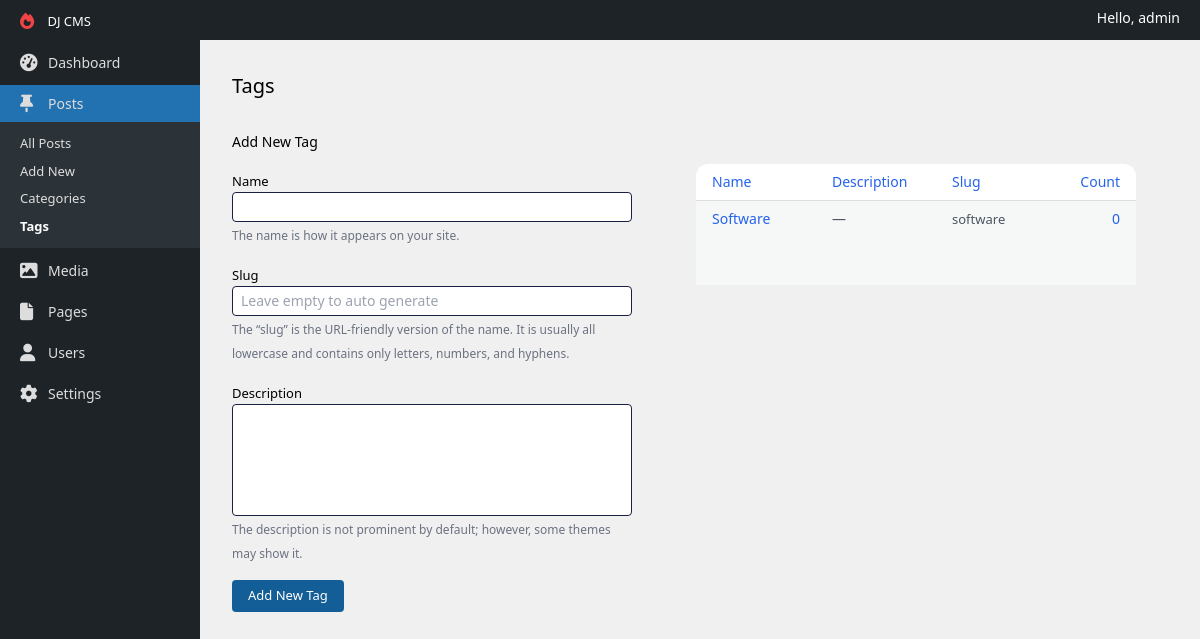
The app's page /tags/ (signed in), older data.
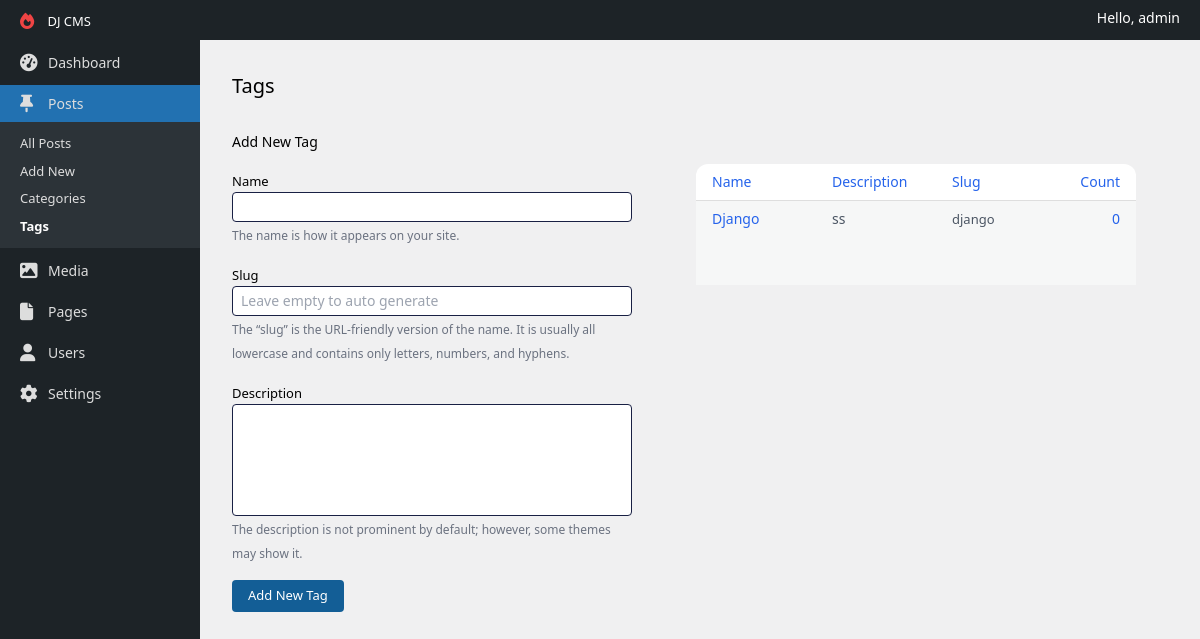
The same page, newer data.
### apps/content/models.py (models this page shows, shortened)
class Tag(models.Model):
    name = models.CharField(max_length=200)
    slug = models.SlugField(blank=True)
    description = models.TextField(null=True, blank=True)

### apps/dashboard/views.py (the view)
# urls.py: path('tags/', TagsView.as_view(), name='tags'),
class TagsView(AbstractGroupView):
    template_name = 'tags.html'
    form_class = TagForm
    form_success_redirect_url = reverse_lazy('tags')
    model_class = Tag

### apps/dashboard/forms.py
class TagForm(forms.ModelForm):
    class Meta:
        model = Tag
        fields = '__all__'

### apps/dashboard/permissions.py (called while the page is built)
    def allow_superuser(self) -> bool:
        return True

    def _has_permission(self, request: HttpRequest) -> bool:
        if self.allow_superuser() and request.user.is_superuser:
            return True
        return self.has_user_permission(request)

    def dispatch(self, request, *args, **kwargs):
        if not self._has_permission(request):
            return self.handle_no_permission()
        return super().dispatch(request, *args, **kwargs)

### apps/dashboard/templatetags/utils.py (called while the page is built)
@register.simple_tag(takes_context=True)
def should_expand_menu(context, menu_name) -> bool:
    reverse_url_name = context.request.resolver_match.url_name
    sub_menus = sidebar_menus.get(menu_name)
    if sub_menus:
        for sub_menu in sub_menus:
            if sub_menu == reverse_url_name:
                return True
    return False

@register.simple_tag(takes_context=True)
def current_url_name(context) -> bool:
    return context.request.resolver_match.url_name

### templates/tags.html (shortened to what this page needs)
{% extends 'layouts/default.html' %}
{% block content %}
    <div class="p-2 md:p-8">
        <h1 class="inline-block text-xl">Tags</h1>
        <div class="grid gap-8 lg:grid-cols-[400px_1fr] mt-8">
            <form method="POST">
                <h2 class="text-sm font-medium">Add New Tag</h2>
                <div class="mt-4">
                    {% include 'components/tag-form.html' %}
                    <div class="mt-4">
                        <button class="bg-[#135e96] text-white px-4 py-1.5 text-[13px] rounded">Add New Tag
                        </button>
                    </div>
                </div>
            </form>
            <div class="p-0 lg:p-8">
                <div class="bg-white rounded-xl">
                    <table class="w-full">
                        <thead class="border-b border-[#dfdfdf]">
                        <tr class="text-sm border-b border-[#dedede]">
                            <th class="font-normal text-blue-600 py-2 w-1/4 text-start px-4">Name</th>
                            <th class="font-normal text-blue-600 w-1/4 text-start px-4 hidden sm:table-cell">Description
                            </th>
                            <th class="font-normal text-blue-600 w-1/4 text-start px-4 hidden md:table-cell">Slug</th>
                            <th class="font-normal text-blue-600 py-2 w-1/6 text-end px-4 hidden lg:table-cell">Count
                            </th>
                        </tr>
                        </thead>
                        <tbody>
                        {% for tag in items %}
                            <tr class="group text-sm {% cycle 'odd:bg-[#f6f7f7]' 'even:bg-white' %}">
                                <td class="font-normal text-blue-600 px-4 align-top text-sm py-2">
                                    {{ tag.name }}
                                </td>
                                <td class="font-normal w-1/4 align-top text-start text-gray-600 px-4 py-2 hidden sm:table-cell">
                                    {% if tag.description == '' %}
                                        —
                                    {% else %}
                                        {{ tag.description }}
                                    {% endif %}
                                </td>
                                <td class="font-normal w-1/4 align-top text-start text-[13px] text-gray-600 px-4 py-2 hidden md:table-cell">{{ tag.slug }}</td>
                                <td class="font-normal text-blue-600 w-1/6 align-top text-end px-4 py-2 hidden lg:table-cell">
                                    0
                                </td>
                            </tr>
                        {% endfor %}
                        </tbody>
                    </table>
                </div>
            </div>
        </div>
    </div>
{% endblock %}

Row changes from the older to the newer data that the page shows:
removed Tag: name "Software", slug "software"
added Tag: name "Django", description "ss", slug "django"
